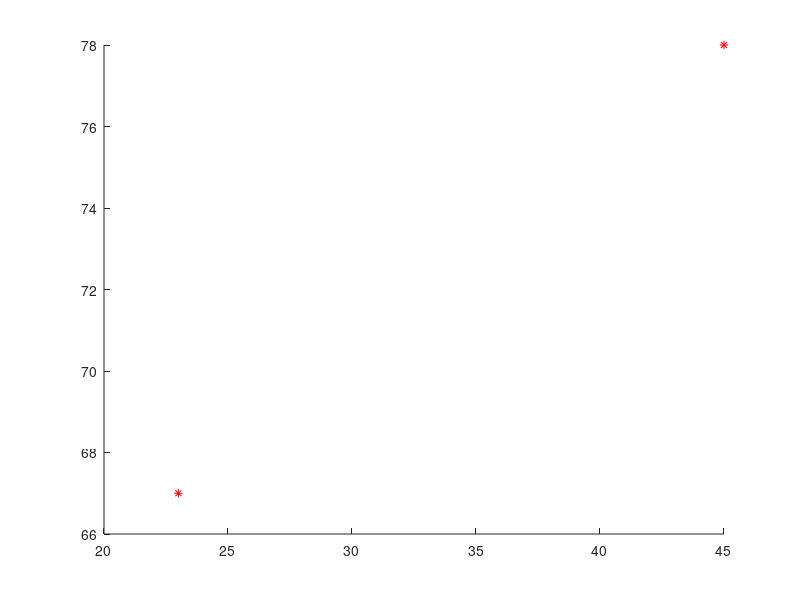

Write the MATLAB code that produced this figure. (Note: this script raises an error after producing the figure.)
function res = drawCars(cars)
if (nargin==0)
   cars = [{[23 45], 3, 1},
       {[67 78], 8, 9}];
%    cars = [];
end

if (isempty(cars))
   return 
end

centers = [cars{:,1}];
centers = reshape(centers,[length(centers)/2, 2]);

distances = [cars{:,2}];
velocities = [cars{:,3}];
hold on
plot(centers(:,1), centers(:,2), 'r*');

for i=1:size(cars,1)
    text(centers(i,1)+15,centers(i,2), strjoin(string([round(centers(i,1)),round(centers(i,2))])),'color','white');
    text(centers(i,1)+15,centers(i,2)+15, string(round(distances(i))),'color','yellow');
end